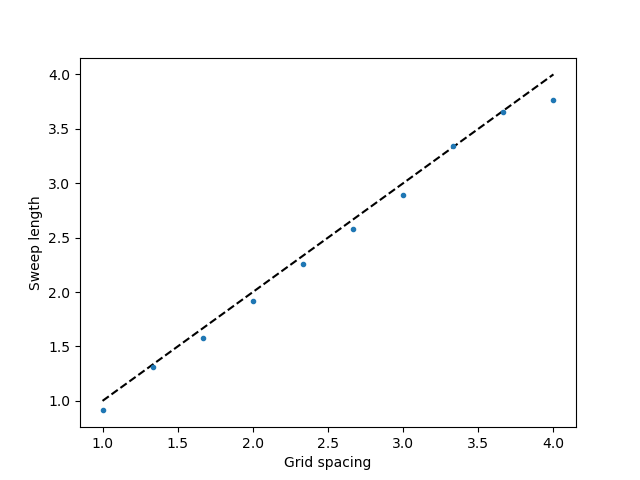

Recreate this plot in Python.
import brainpy as bp
import brainpy.math as bm
import numpy as np
import matplotlib.pyplot as plt
import jax
from Network_models import HD_cell, GD_cell_hexagonal, circle_period, GD_cell
from matplotlib.animation import FuncAnimation
from IPython.display import HTML
from scipy.signal import find_peaks, peak_widths

# simulation time step
bm.set_dt(1.)

# 环境设置
x1 = -np.pi
x2 = np.pi
x_bound = np.array([x1, x2, x2, x1, x1])
y_bound = np.array([x1, x1, x2, x2, x1])

num_hd = 100
noise_stre = 0.1
v0 = bm.pi/1000
offset_len = 1/2 * (1/v0)
Animal_speed = v0
A = 3. #1.6
mbar = 20. 
alpha_gc = 0.5
alpha_hd = 0.3
# theta_modulation_stre_hd = alpha_hd * (1/v0) * Animal_speed
# theta_modulation_stre_hd = alpha_hd * 1/v0 * Animal_speed
theta_modulation_stre_hd = alpha_hd * (1/v0) * Animal_speed
theta_modulation_stre_gc = alpha_gc * 1/v0 * Animal_speed
theta_modulation_stre_gc = bm.where(theta_modulation_stre_gc>0, theta_modulation_stre_gc, 0)


numT = 4000



# run network
time_steps = np.arange(numT)

def straight_line(x0, v, angle, T):
    x = []
    y = []
    xt = x0
    yt = x0
    for i in range(T):
        xt = xt + v * bm.cos(angle) * bm.dt
        yt = yt + v * bm.sin(angle) * bm.dt
        x.append(xt)
        y.append(yt)
    Animal_location = np.array([x,y])
    return Animal_location

hd_angle = np.pi/6
Animal_location = straight_line(0, v=Animal_speed, angle = hd_angle, T=numT)
Animal_location = Animal_location.transpose()
Head_direction = hd_angle*bm.ones(numT) #fixed head direction, mimicking the animal running in a straight line
Moving_speed = Animal_speed*bm.ones([numT,1])

num_spacing = 10
Spacing = np.linspace(1,4,num_spacing) * np.pi
Ratio = np.pi*2/Spacing
sweep_length = np.zeros(num_spacing)
for i in range(num_spacing):
    Grid_net = GD_cell_hexagonal(
        ratio = Ratio[i],
        A = A, # 3
        a = 0.8,
        k = 1.0,
        tau = 10.,
        tau_v = 100.,
        mbar = mbar, # 20.
        offset_len = offset_len, 
        noise_stre = noise_stre,
        num_hd = num_hd,
    )

    HD_net = HD_cell(num=num_hd, 
                    noise_stre=noise_stre/100, 
                    tau=10., tau_v=100., 
                    k=1., mbar=20, a=0.4, A=3., J0=4., 
                    z_min=-bm.pi, z_max=bm.pi)

    # run coupled net
    def run_CoupleNet(i, Animal_location, Head_direction, Moving_speed):  # 20 x size
        T_theta = 100
        #calculate TheataModulator at time step i
        t = i*bm.dt
        theta_phase = bm.mod(t, T_theta)/T_theta # theta phase（0,1）
        ThetaModulator_HD = 1+theta_modulation_stre_hd*bm.cos(theta_phase*2*bm.pi)
        ThetaModulator_GC = 1+theta_modulation_stre_gc*bm.cos(theta_phase*2*bm.pi)
        #calculate ThetaShutdown at time step i (whether to shut down the newtork activity or not)
        ThetaShutdown = 0. #bm.where(theta_phase>0.5, -1, 0)
        
        #calculate internal head direction
        HD_net.step_run(i, Head_direction, ThetaModulator_HD)
        Internal_direction = HD_net.center #center of mass of internal direction
        HD_activity = HD_net.r 
        #update the grid cell network 
        Grid_net.step_run(i, Animal_location, HD_activity, ThetaModulator_GC, ThetaShutdown, Moving_speed)
        
        #get results
        GC_bumpcenter = Grid_net.center_pos
        center_grid_input = Grid_net.center_conjG
        GC_bumpactivity = Grid_net.r
        return GC_bumpcenter, Internal_direction, center_grid_input, GC_bumpactivity, HD_activity

    center_grid, center_HD, center_grid_input, r_grid, r_HD = bm.for_loop(
        run_CoupleNet, (time_steps, Animal_location, Head_direction, Moving_speed), progress_bar=False
    )

    start=int(numT/2)

    dis_x_grid = center_grid[start:, 0].reshape(-1)-Animal_location[start:, 0].reshape(-1)
    dis_y_grid = center_grid[start:, 1].reshape(-1)-Animal_location[start:, 1].reshape(-1)
    dis_vec = bm.array([dis_x_grid, dis_y_grid])
    abs_dis = np.sqrt(dis_x_grid**2+dis_y_grid**2)
    print('Iterative:', i)
    print('sweep length:', np.max(abs_dis)-np.min(abs_dis))
    sweep_length[i] = np.max(abs_dis)-np.min(abs_dis)



plt.figure()
plt.plot(Spacing/np.pi, Spacing/np.pi,'k--')
plt.plot(Spacing/np.pi, sweep_length,'.')
plt.xlabel('Grid spacing')
plt.ylabel('Sweep length')
filename = 'Spacing_dependent_sweep_length.png'
plt.savefig(filename)